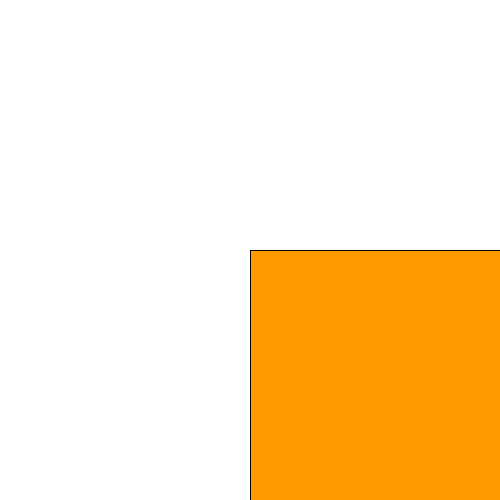
Frame 1 (no input)
Frame 60 (the mouse pressed at the canvas centre just before this capture): identical to frame 1, image omitted
Frame 120 (the mouse held since frame 60 and released just before this capture): identical to frame 1, image omitted

The Processing sketch that drew this single still picture (run headless with seeded random() and noise(); from frame 60 on, the mouse is pressed at the canvas centre):

// Processing sketch: SquareSpiral
// ── SquareSpiral.pde
int[] fibo = {0,1,1};
void setup(){
  size(500, 500);
  colorMode(HSB, 1);
  drawSpiral();
}

// ── drawSpiral.pde
void drawSpiral(){
  int[] SGN = {-1, 1, 1, -1};  //敷き詰める方向を決める符号
  float xPos = 0;
  float yPos = 0;
  float scalar = (float) width / (2 * fibo[fibo.length - 1]);  //拡大・縮小比率
  background(0, 0, 1);
  translate(width / 2 ,height / 2); //描画ウィンドウ中央に移動
  for(int i = 1; i < fibo.length - 1; i++){
    fill((0.1 * i) % 1, 1, 1);
    //正方形を描く方向を符号の配列に従って変える
    rect(scalar * xPos,
      scalar * yPos,
      scalar * SGN[(i+1) % 4] * fibo[i],  //符号が負の場合，逆方向に正方形を描画
      scalar * SGN[i % 4] * fibo[i]);
    //正方形の位置を符号の配列に従って変える
    if (i % 2 == 1){
      xPos += SGN[i % 4] * (fibo[i] + fibo[i + 1]);
    } else {
      yPos += SGN[i % 4] * (fibo[i] + fibo[i + 1]);
    }
  }
}

// ── mouseClicked.pde
void mouseClicked() {
  int nextFibo = fibo[fibo.length-2] + fibo[fibo.length-1];
  fibo = append(fibo, nextFibo);
  drawSpiral();
  println(nextFibo);
}
void draw(){}
